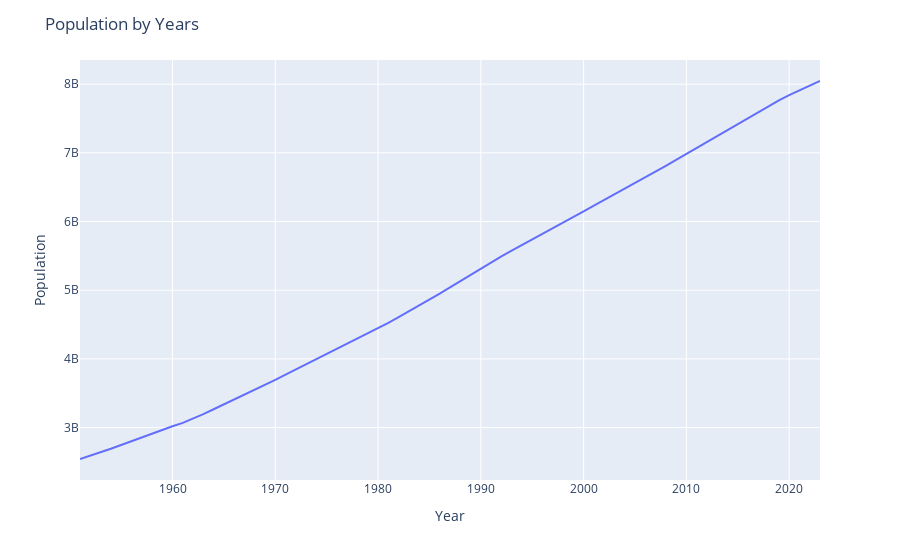

Source (notebook cell):
### Code cell
fig = px.line(y=df["Population"], x=df["Year"])
fig.update_layout(title='Population by Years',
                   xaxis_title='Year',
                   yaxis_title='Population')
fig.show()
